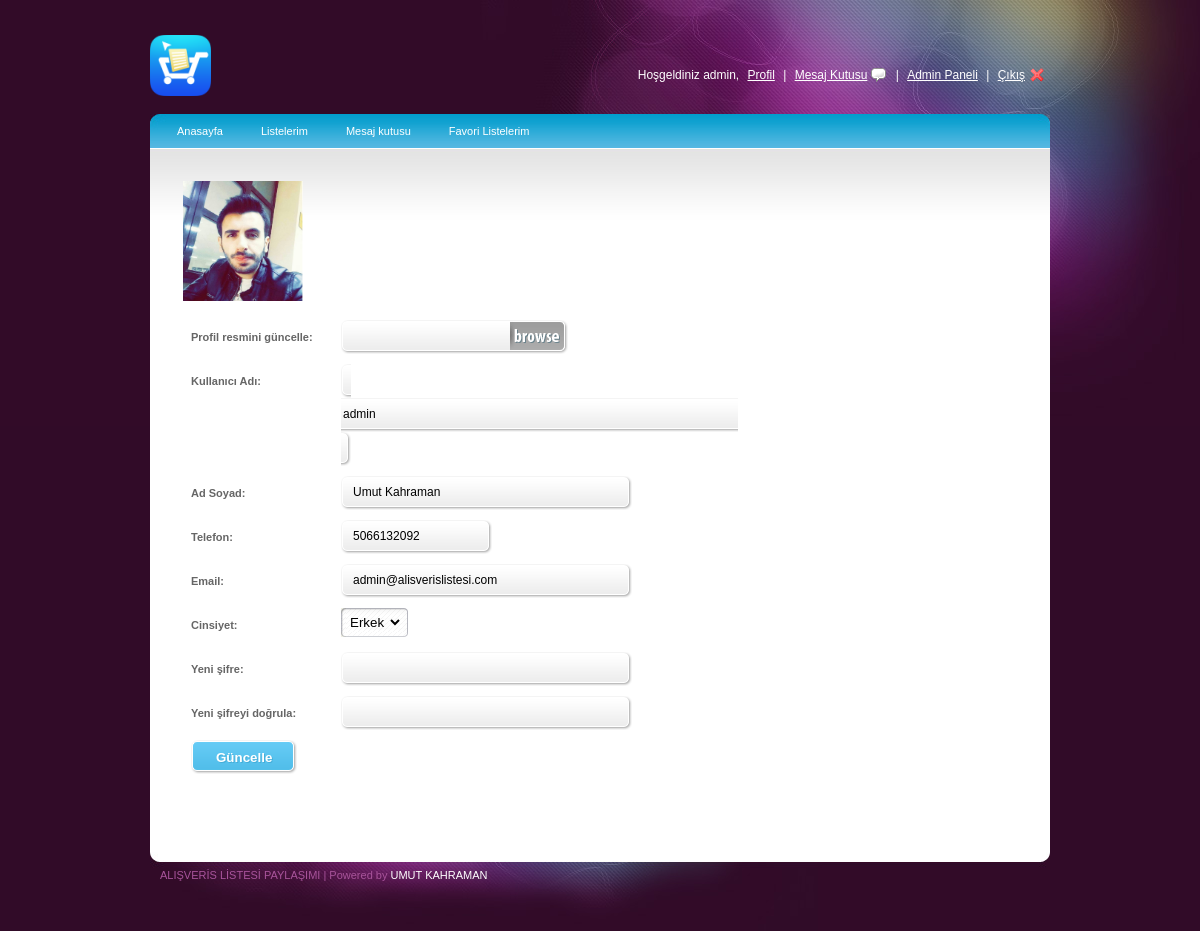
/profil.php (signed in), run on the app's committed database.
### tables this page shows
CREATE TABLE `kisi` (
  `ID` int(11) NOT NULL,
  `AdSoyad` varchar(60) DEFAULT NULL,
  `Rol` int(11) DEFAULT NULL,
  `Telefon` varchar(11) DEFAULT NULL,
  `Foto` varchar(50) DEFAULT NULL,
  `Cinsiyet` int(11) DEFAULT NULL,
  `KullAdi` varchar(60) DEFAULT NULL,
  `Sifre` varchar(100) DEFAULT NULL,
  `Email` varchar(60) DEFAULT NULL
);

### profil.php (the view, shortened to what this page needs)
<?php
$kullaniciID=@$_SESSION["id"];
$kullanici=mysql_query("SELECT AdSoyad,Telefon,Cinsiyet,KullAdi,Email,Foto  FROM kisi WHERE kisi.ID='$kullaniciID'");
?>
<!DOCTYPE html PUBLIC "-//W3C//DTD XHTML 1.0 Transitional//EN" "http://www.w3.org/TR/xhtml1/DTD/xhtml1-transitional.dtd">
<html xmlns="http://www.w3.org/1999/xhtml">
<head>
    <link rel="stylesheet" type="text/css" href="style.css" />
    <link rel="stylesheet" type="text/css" media="all" href="niceforms-default.css" />
</head>
<body>
<div id="main_container">
    <?php include 'header.php' ?>
    <br>
    <div class="main_content">
        <div class="menu">
            <ul>
                <li><a href="index.php">Anasayfa</a></li>
                <li><a href="listelerim.php">Listelerim</a>
                </li>
                <li><a href="mesajlar.php">Mesaj kutusu</a>
                </li>
                <li><a href="favoriler.php">Favori Listelerim</a></li>
            </ul>
        </div>
        <div class="center_content">
            <div class="right_content">
                <?php
                $kullaniciOku = mysql_fetch_array($kullanici)
                ?>
                <div class="form">
                    <?php
                    $sorgu2=mysql_query("select Foto from kisi Where kisi.ID=$kullaniciID");
                    if (mysql_num_rows($sorgu2)){
                        echo '<table>';
                        while($kayit=mysql_fetch_array($sorgu2)){
                            echo '<tr>';
                            echo '<td><img src="'.$kayit["Foto"].'" width="120" height="120"/></td>';
                            echo '</tr>';
                        }
                        echo '</table>';
                    }
                    ?>
                    <form method="post" action="profil.php" class="niceform" enctype="multipart/form-data">
                        <fieldset>
                            <dl>
                                <dt><label for="yeniSifre">Profil resmini güncelle:</label></dt>
                                <dd><input type="file" name="resim"></dd>
                            </dl>
                            <dl>
                                <dt><label for="Kullanıcı Adı">Kullanıcı Adı:</label></dt>
                                <dd><input type="text" name="kullaniciAdi" id="" size="54" readonly value="<?php echo $kullaniciOku['KullAdi'] ?>" /></dd>
                            </dl>
                            <dl>
                                <dt><label for="Ad Soyad">Ad Soyad:</label></dt>
                                <dd><input type="text" name="adSoyad" id="" size="36" value="<?php echo $kullaniciOku['AdSoyad'] ?>"/></dd>
                            </dl>
                            <dl>
                                <dt><label for="Telefon">Telefon:</label></dt>
                                <dd><input type="text" name="telefon" id="" size="16" value="<?php echo $kullaniciOku['Telefon'] ?>" /></dd>
                            </dl>
                            <dl>
                                <dt><label for="Email">Email:</label></dt>
                                <dd><input type="text" name="email" id="" size="36"  value="<?php echo $kullaniciOku['Email'] ?>" /></dd>
                            </dl>
                            <dl>
                                <dt><label for="Cinsiyet">Cinsiyet:</label></dt>
                                <dd>
                                    <select  name="cinsiyet" id="">
                                        <option <?php if ($kullaniciOku['Cinsiyet']=='1')echo 'selected'?> value="1">Erkek</option>
                                    </select>
                                </dd>
                            </dl>
                            <dl>
                                <dt><label for="yeniSifre">Yeni şifre:</label></dt>
                                <dd><input type="password" name="yeniSifre" id="" size="36"/></dd>
                            </dl>
                            <dl>
                                <dt><label for="yeniSifre2">Yeni şifreyi doğrula:</label></dt>
                                <dd><input type="password" name="yeniSifre2" id="" size="36"/></dd>
                            </dl>
                            <dl>
                                <input type="submit" name="guncelle" id="submit" value="Güncelle" />
                            </dl>
                        </fieldset>
                    </form>
                </div>
            </div>
        </div>
    </div>
    <div class="footer">
        <div class="left_footer">ALIŞVERİS LİSTESİ PAYLAŞIMI | Powered by <a href="http://twitter.com/hopehero3">UMUT KAHRAMAN</a></div>
    </div>
</div>
</body>
</html>

### style.css (style rules this page uses)
body { background:url(images/bg.jpg) no-repeat center top #310b28; font-family:Arial, Helvetica, sans-serif; padding:0; font-size:12px; margin:0 auto; color: #0e4354; }
a { color:#256c89; }
#main_container { margin:0 auto; width:900px; padding:0px 0 0px 0; }
.main_content { margin:0 auto; width:900px; height:auto; padding:0px 0 50px 0; background:url(images/menu_bg.jpg) no-repeat center top #fff; }
.footer { width:900px;height:87px;background:url(images/footer_bg.jpg) no-repeat center top; }
.left_footer { float:left;padding:25px 0 0 10px;color:#a8549b;font-size:11px; }
.left_footer a { color:#FFFFFF;text-decoration:none; }
.menu { font-size:11px;padding:0px 10px 0 10px; float:left; width:880px; }
.menu ul { padding:0;margin:0;list-style-type:none; height:34px; }
.menu ul li { float:left;height:34px;line-height:34px; }
.menu a, .menu a:visited { display:block;float:left;height:100%;font-size:11px;text-decoration:none;color:#fff;padding:0 21px 0 17px; }
.center_content { clear:both; }
.right_content { width:625px; float:left; padding:30px 0 0 30px; }

### niceforms-default.css (style rules this page uses)
.form { width:600px; float:left; clear:both; }
fieldset { border:none; clear:both; }
label { font-size:11px; font-weight:bold; color:#666; }
dl { clear:both; width:600px; }
dt { float:left; text-align:left; width:140px; line-height:34px; padding:0 10px 10px 0; }
dd { float:left; width:400px; margin:0 0 10px 0; }
.NFText { border:none; vertical-align:middle; font:12px/15px Arial, Helvetica, sans-serif; background:none; float:left; }
.NFButton { width:auto; height:34px; padding:0 15px; font-weight:bold; background:url(img/button.gif) repeat-x 0 0; cursor:pointer; border:none;color:#FFFFFF; text-shadow:1px 1px #45add8;vertical-align:middle; }
.NFMultiSelect { border:0; background:none; margin:0; }
select, input, textarea, button { outline:none; resize:none; }

### data on the page
kisi: Foto (picture), kullaniciAdi "admin", adSoyad "Umut Kahraman", telefon "5066132092", email "admin@alisverislistesi.com", cinsiyet "Erkek"

### other printed values
$_SESSION["kadi"] "admin"
